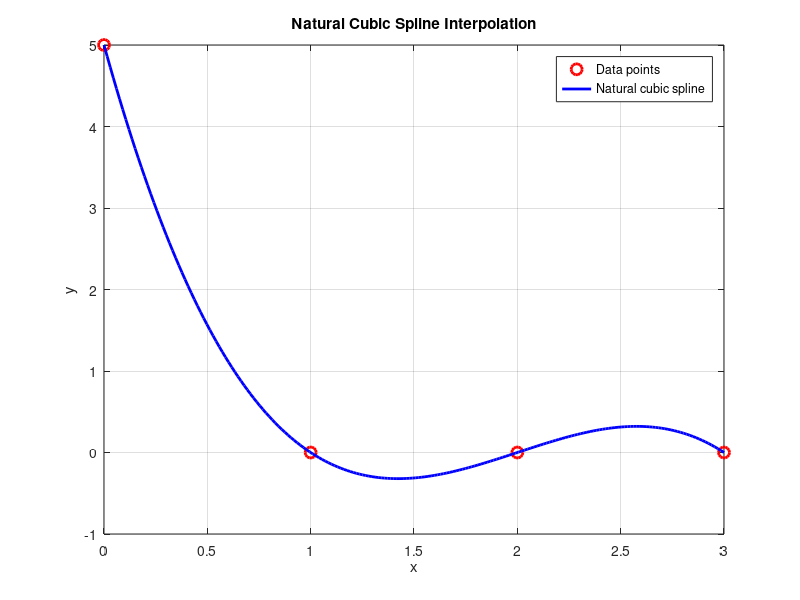

Write MATLAB code to recreate this figure.
% Given points
x = [0 1 2 3];
y = [5 0 0 0];

% Compute natural cubic spline (returns piecewise polynomial, pp-form)
pp = spline(x, y);

% Display the piecewise cubic polynomials
disp('Piecewise cubic polynomials (for intervals [x_i, x_{i+1}]):');
for i = 1:length(x)-1
    % Coefficients for interval [x_i, x_{i+1}]
    coefs = pp.coefs(i, :); % Format: [a b c d], S(x) = a*(x-xi)^3 + b*(x-xi)^2 + c*(x-xi) + d
    fprintf('Interval [%.1f, %.1f]:\n', x(i), x(i+1));
    fprintf('  S(x) = %.4f*(x-%.1f)^3 + %.4f*(x-%.1f)^2 + %.4f*(x-%.1f) + %.4f\n', ...
        coefs(1), x(i), coefs(2), x(i), coefs(3), x(i), coefs(4));
end

% Plot (optional)
xx = linspace(0, 3, 200);
yy = ppval(pp, xx);

figure;
plot(x, y, 'ro', 'MarkerSize', 8, 'LineWidth', 2); hold on;
plot(xx, yy, 'b-', 'LineWidth', 2);
grid on;
legend('Data points', 'Natural cubic spline');
xlabel('x'); ylabel('y');
title('Natural Cubic Spline Interpolation');
